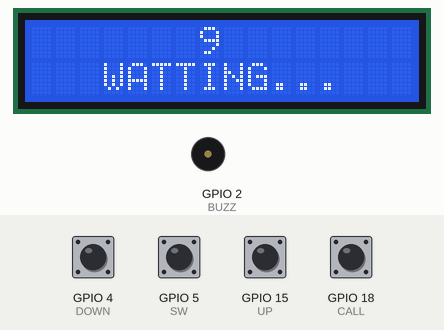
Bench run of a sketch on a simulated ESP32. On the bench: 16×2 character LCD, buzzer (waves = sounding, pin HIGH). The test bench sets the inputs (shaded band); at power-on: GPIO 4 (DOWN), GPIO 5 (SW), GPIO 15 (UP), GPIO 18 (CALL) HIGH. The modem accepts every AT command (registered, SIM ready, sends succeed) and sends nothing else; what the sketch prints to the serial monitor is not drawn.

Above: at 1.3 s.
At 12.6 s:
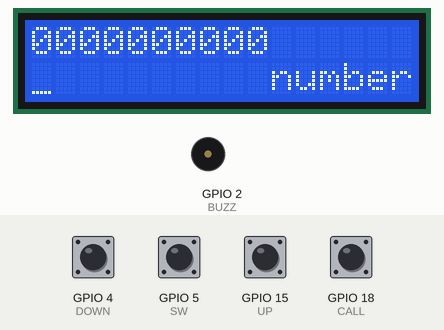
12.7 s: GPIO 5 (SW) pulled LOW for 0.15 s
At 13.4 s:
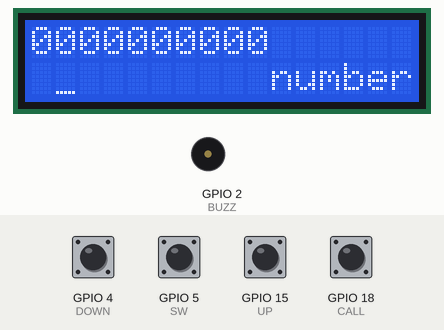
15.8 s: GPIO 18 (CALL) pulled LOW for 0.15 s
At 17.5 s:
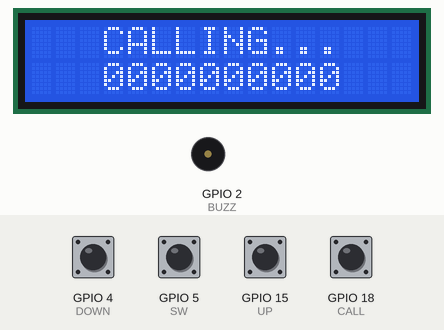
Timing chart, 0 to 53.8 s (numbered marks = the images above; inputs shaded):
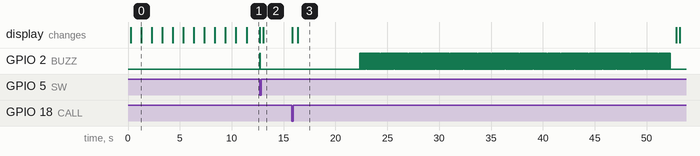

The sketch:

Main.ino
```cpp
#include <Wire.h>
#include <LiquidCrystal_I2C.h>
LiquidCrystal_I2C lcd(0x27, 16, 2);

byte degree[8] = {
  0B00000,
  0B00000,
  0B00000,
  0B00000,
  0B00000,
  0B00000,
  0B00000,
  0B11111
};

int UP = 15;
int DOWN = 4;
int SW = 5;
int CALL = 18;
int BUZZ = 2;
int phone[10] = { 0, 0, 0, 0, 0, 0, 0, 0 };
int num1 = 0;
int num2 = 1;
int i;
String numberPhone = "";

void setup() {
  Serial.begin(9600);

  Serial2.begin(115200, SERIAL_8N1, 16, 17);
  Serial2.println("AT+CMGF=1"); delay(50);
  Serial2.println("AT+CNMI=2,2,0,0,0"); delay(50);
  Serial2.println("AT+CMGL=\"REC UNREAD\""); delay(50);
  Serial2.println("AT+CMGD=1,4"); delay(50);

  Wire.begin(23, 22);
  lcd.init();
  lcd.backlight();
  lcd.createChar(1, degree);

  pinMode(UP, INPUT_PULLUP);
  pinMode(DOWN, INPUT_PULLUP);
  pinMode(SW, INPUT_PULLUP);
  pinMode(CALL, INPUT_PULLUP);
  pinMode(BUZZ, OUTPUT);

  for(int i = 10; i >-1 ;i-- )
  {
    lcd.setCursor(7,0);
    lcd.print(i);
    lcd.print(" ");
    lcd.setCursor(3,1);
    lcd.print("WATTING...");
    delay(1000);
  }
  lcd.clear();
}

void loop() {

  lcd.setCursor(11,0);
  lcd.print("Enter");
  lcd.setCursor(10,1);
  lcd.print("number");

  numPlus();
  numMinus();
  changeCursor();
  callNumber();

  lcd.setCursor(0, 0);
  lcd.print(phone[0]); lcd.print(phone[1]); lcd.print(phone[2]); lcd.print(phone[3]); lcd.print(phone[4]);
  lcd.print(phone[5]); lcd.print(phone[6]); lcd.print(phone[7]); lcd.print(phone[8]); lcd.print(phone[9]);
  lcd.print("       ");

  lcd.setCursor(num1, 0);
  lcd.print(phone[num1]);
  lcd.setCursor(num1, 1);
  lcd.write(1);
}

void numPlus()
{
  static bool upButtonState = 1;
  if (digitalRead(UP) == 0 && upButtonState == 1)
  {
    Ring();
    phone[num1]++;
    if (phone[num1] > 9) {phone[num1] = 0;}
  }
  upButtonState = digitalRead(UP);
}

void numMinus()
{
  static bool downButtonState = 1;
  if (digitalRead(DOWN) == 0 && downButtonState == 1)
  {
    Ring();
    phone[num1]--;
    if (phone[num1] < 0) {phone[num1] = 9;}
  }
  downButtonState = digitalRead(DOWN);
}
void changeCursor()
{
  static bool swButtonState = 1;
  if (digitalRead(SW) == 0 && swButtonState == 1)
  {
    lcd.clear();
    Ring();
    num1++;
    if (num1 > 9) {num1 = 0;}
    lcd.setCursor(0, 0);
    lcd.print(phone[0]); lcd.print(phone[1]); lcd.print(phone[2]); lcd.print(phone[3]); lcd.print(phone[4]);
    lcd.print(phone[5]); lcd.print(phone[6]); lcd.print(phone[7]); lcd.print(phone[8]); lcd.print(phone[9]);
    lcd.print("       ");
    lcd.setCursor(num1, 1);
    lcd.write(1);
  }
  swButtonState = digitalRead(SW);
}
void callNumber()
{
  bool currentcallButtonState = digitalRead(CALL);
  if (currentcallButtonState == 0 )
  {
    for (int i = 0; i < 10; i++) {numberPhone += String(phone[i]); delay(50); Serial.println(numberPhone);}
    if (numberPhone.length() == 10)
    {
      lcd.clear();
      lcd.setCursor(3, 0);
      lcd.print("CALLING...");
      lcd.setCursor(3, 1);
      lcd.print(numberPhone);

      Serial2.println("AT+CMGF=1"); delay(500);
      Serial2.println("AT+CMGS=\"" + numberPhone + "\"\r"); delay(500);
      Serial2.print("Help me!");
      Serial2.println((char)26);
      delay(5000);

      Serial2.print(F("ATD"));
      Serial2.print(numberPhone);
      Serial2.print(F(";\r\n"));
      ringCall();
      Serial2.print(F("ATH"));
      Serial2.print(F(";\r\n"));
      delay(500);

      numberPhone = "";
      lcd.clear();
    }
    else
    {
      lcd.clear();
      lcd.setCursor(0, 0);
      lcd.print("ERROR:");
      lcd.setCursor(0, 1);
      lcd.print("Invalid phone");
      delay(2000);
      lcd.clear();
    }
  }
}

void Ring(){digitalWrite(BUZZ, 1); delay(50); digitalWrite(BUZZ, 0);}

void ringCall(){for(int i = 0; i<300; i++){digitalWrite(BUZZ,1); delay(50);digitalWrite(BUZZ, 0); delay(50);}}
```

Measured:
- after the input at 12.7 s, GPIO 2 (BUZZ): LOW → HIGH at once, → LOW 0.05 s later; the display: first changes at once (image 2 shows a later state)
- after the input at 15.8 s, GPIO 2 (BUZZ): alternates HIGH for 0.05 s and LOW for 0.05 s, 600 changes in all, then stays LOW, starting after 6.5 s
